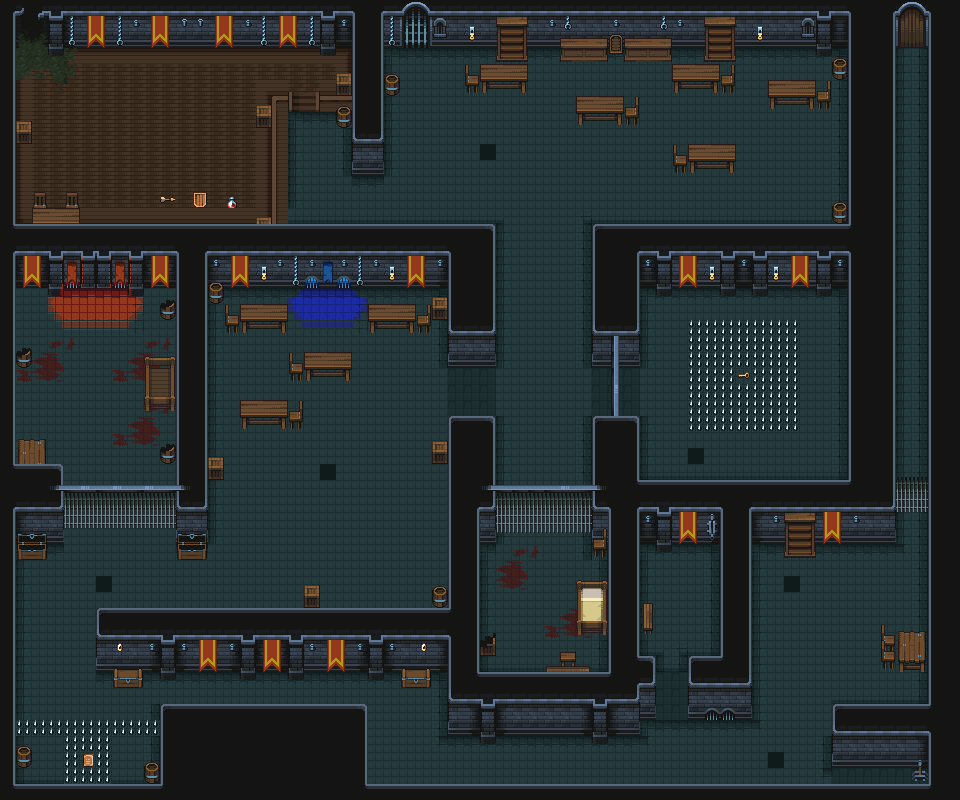

The image is a tile-based game level rendered from a .tmx file. Its description and source (layers, tilesets, objects; grid data summarised) follow:
An orthogonal 60x50 tile map with 16x16 px tiles, 15 tile layers (Ground, Collision, Bar-Tome, Tome, ...).

<map version="1.10" tiledversion="1.10.2" orientation="orthogonal" renderorder="right-down" width="60" height="50" tilewidth="16" tileheight="16" infinite="0" nextlayerid="20" nextobjectid="1">
 <editorsettings>
  <chunksize width="32" height="32" />
  <export target="TutorialMap.Json" format="json" />
 </editorsettings>
 <tileset firstgid="1" name="Tileset1" tilewidth="16" tileheight="16" tilecount="1024" columns="32">
  <image source="Tileset1.png" width="512" height="512" />
 </tileset>
 <layer id="2" name="Ground" width="60" height="50">
  <data>[3000 cells, 3000 non-empty, 55 distinct tile ids]</data>
 </layer>
 <layer id="1" name="Collision" width="60" height="50">
  <data>[3000 cells, 1318 non-empty, 95 distinct tile ids]</data>
 </layer>
 <layer id="6" name="Bar-Tome" width="60" height="50">
  <data>[3000 cells, 11 non-empty, 6 distinct tile ids]</data>
 </layer>
 <layer id="11" name="Tome" width="60" height="50">
  <data>[3000 cells, 1 non-empty, 1 distinct tile ids]</data>
 </layer>
 <layer id="5" name="Finish-Line" width="60" height="50">
  <data>[3000 cells, 6 non-empty, 6 distinct tile ids]</data>
 </layer>
 <layer id="4" name="Door-Closed" width="60" height="50">
  <data>[3000 cells, 6 non-empty, 6 distinct tile ids]</data>
 </layer>
 <layer id="13" name="Lever-Unpulled" width="60" height="50">
  <data>[3000 cells, 2 non-empty, 2 distinct tile ids]</data>
 </layer>
 <layer id="15" name="Lever-Pulled" width="60" height="50">
  <data>[3000 cells, 2 non-empty, 2 distinct tile ids]</data>
 </layer>
 <layer id="10" name="Key" width="60" height="50">
  <data>[3000 cells, 1 non-empty, 1 distinct tile ids]</data>
 </layer>
 <layer id="12" name="Traps-Off" width="60" height="50">
  <data>[3000 cells, 65 non-empty, 1 distinct tile ids]</data>
 </layer>
 <layer id="8" name="Traps-On" width="60" height="50">
  <data>[3000 cells, 65 non-empty, 1 distinct tile ids]</data>
 </layer>
 <layer id="17" name="HP" width="60" height="50">
  <data>[3000 cells, 1 non-empty, 1 distinct tile ids]</data>
 </layer>
 <layer id="18" name="Shield" width="60" height="50">
  <data>[3000 cells, 1 non-empty, 1 distinct tile ids]</data>
 </layer>
 <layer id="19" name="Dmg" width="60" height="50">
  <data>[3000 cells, 1 non-empty, 1 distinct tile ids]</data>
 </layer>
 <layer id="3" name="Background" width="60" height="50">
  <data>[3000 cells, 239 non-empty, 85 distinct tile ids]</data>
 </layer>
</map>
